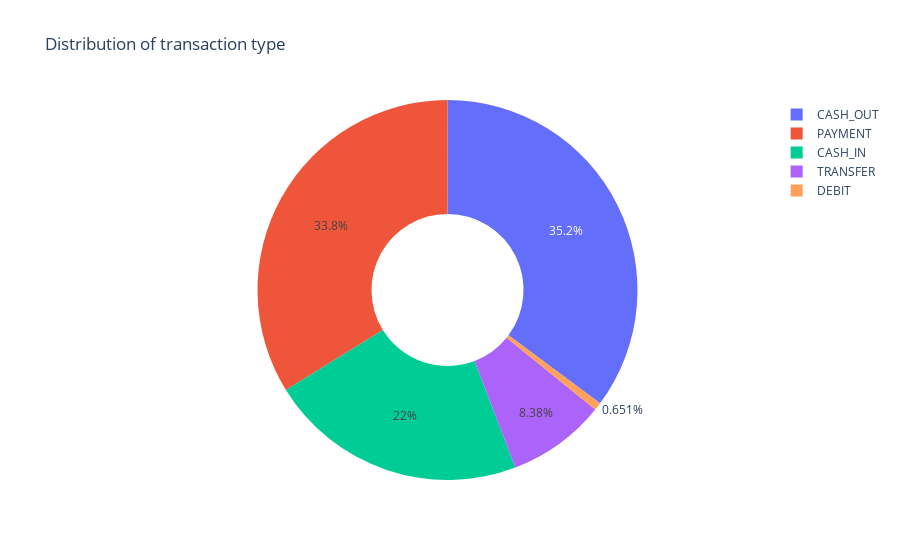

The code cell stored with this chart in its notebook:
### Code cell
px.pie(data,values=quantity,names=transaction,hole=0.4,title="Distribution of transaction type")

### Figure 1 — Plotly figure (JSON) as saved in the notebook; plotly's stock layout.template omitted (floating-point values rounded to 4 significant figures)
{"data": [{"domain": {"x": [0, 1], "y": [0, 1]}, "hole": 0.4, "hovertemplate": "label=%{label}<br>value=%{value}<extra></extra>", "labels": ["CASH_OUT", "PAYMENT", "CASH_IN", "TRANSFER", "DEBIT"], "legendgroup": "", "name": "", "showlegend": true, "type": "pie", "values": [2237500, 2151495, 1399284, 532909, 41432]}], "layout": {"legend": {"tracegroupgap": 0}, "title": {"text": "Distribution of transaction type"}}}
